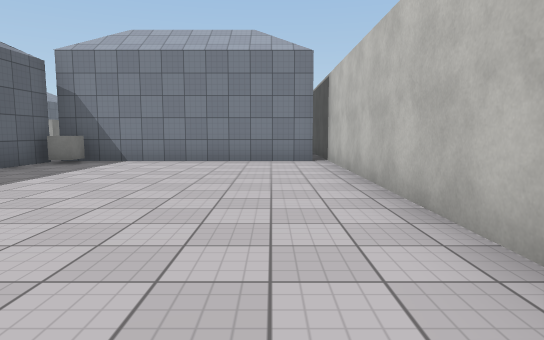
[1] (above)

24 first-person views from a walk through a Unity game level. The camera is 1.3 m above the floor, tilts 6° down and sees 75° across. The floor is counted in squares, 2 m on a side. Each view is taken from the middle of a square. On the plan, view 1 faces up. The plan holds only what a view shows up to about 10 squares ahead; the rest is blank. The place goes on beyond the plan. The player character is not drawn. Surface patterns are stand-ins for the level's own textures.

[2]
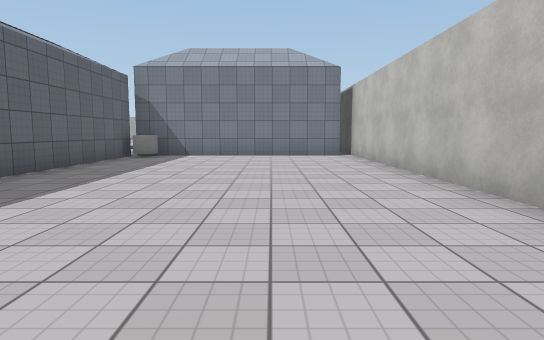

[3]
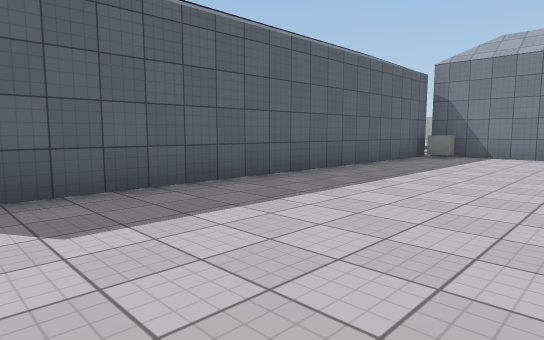

[4]
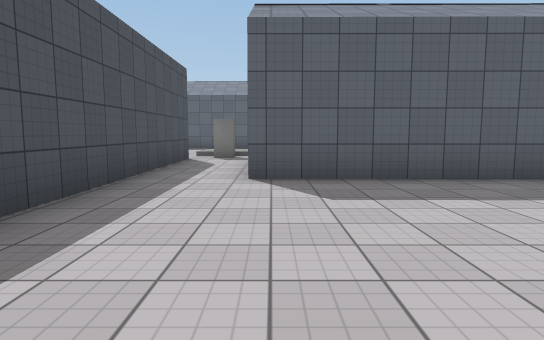

[5]
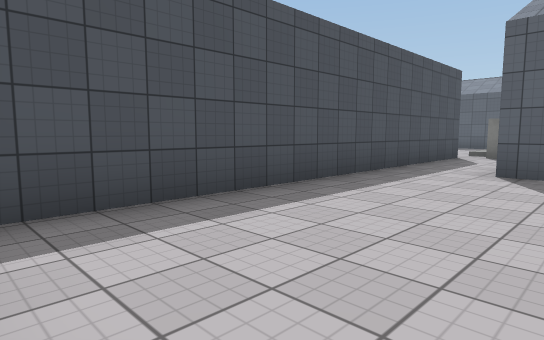

[6]
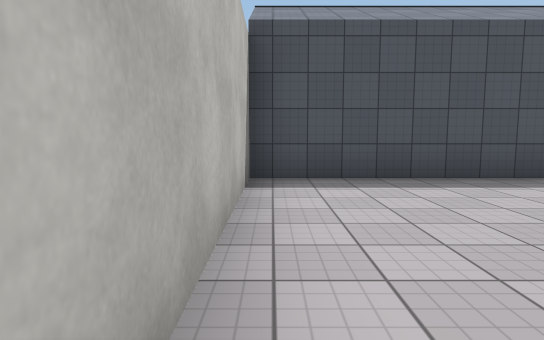

[7]
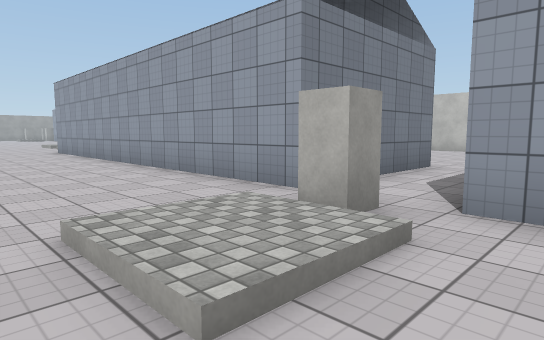

[8]
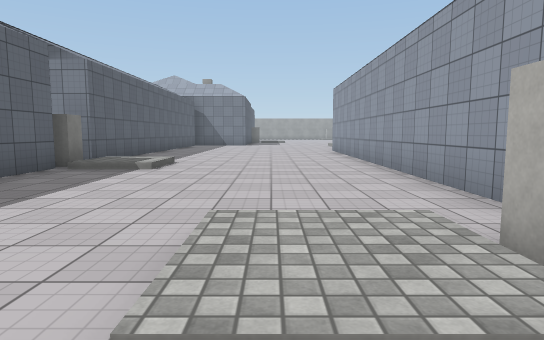

[9]
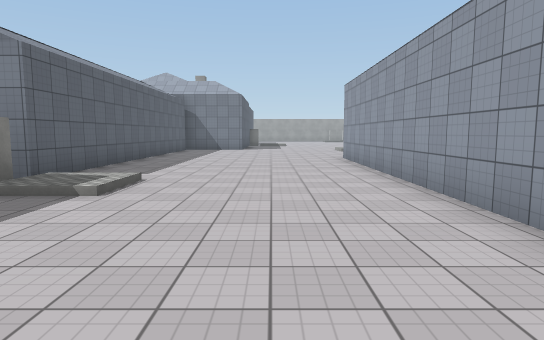

[10]
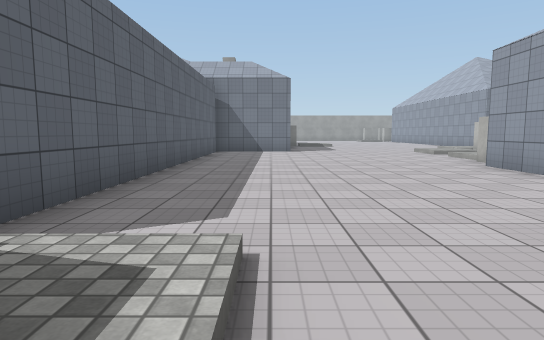

[11]
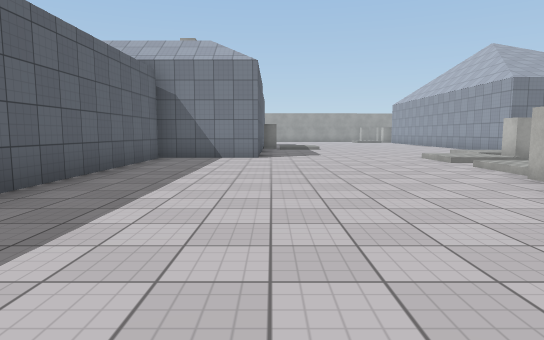

[12]
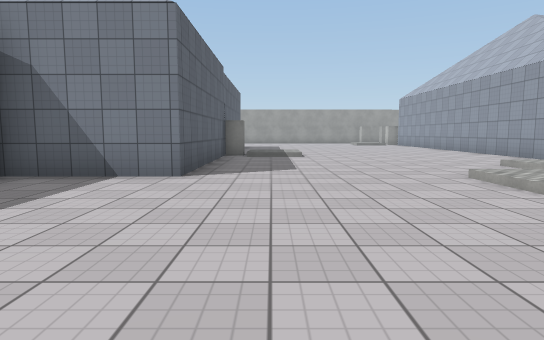

[13]
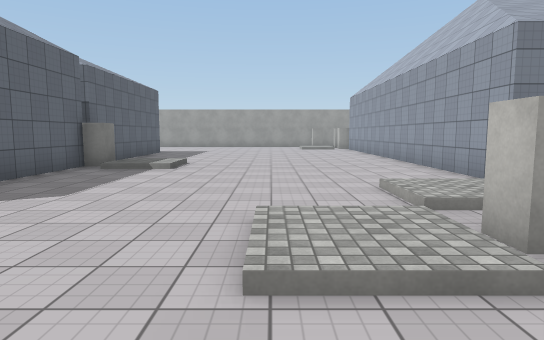

[14]
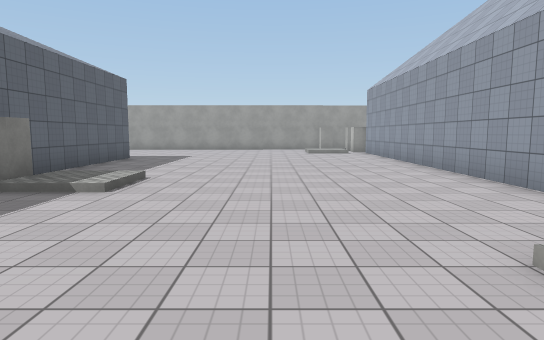

[15]
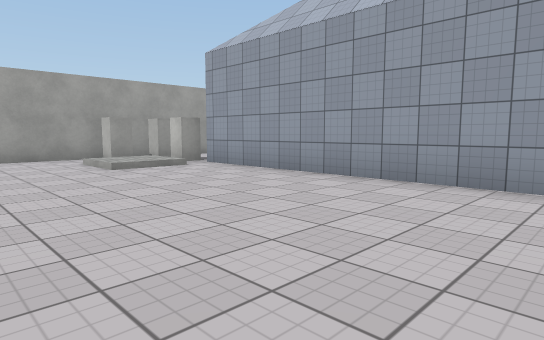

[16]
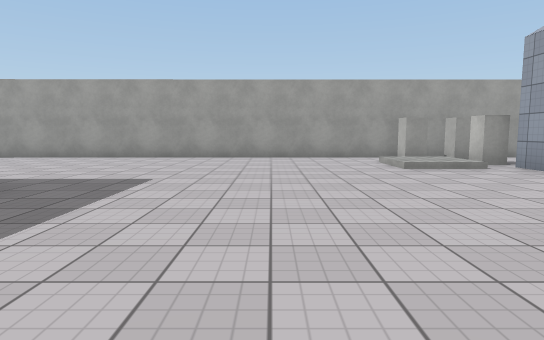

[17]
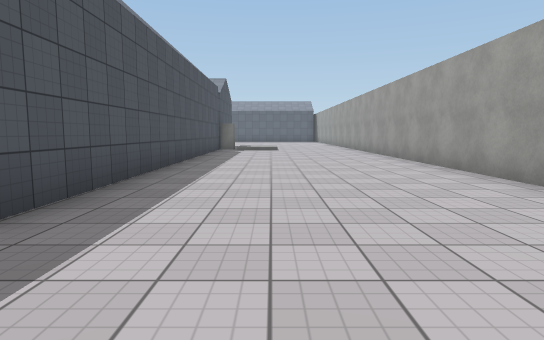

[18]
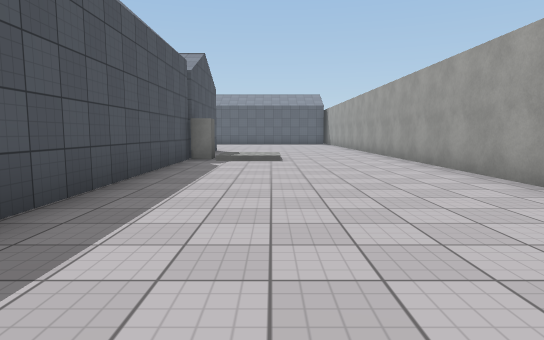

[19]
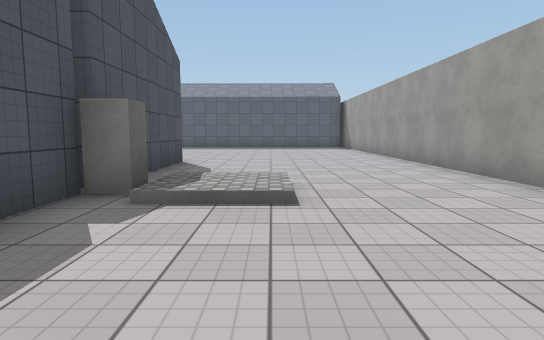

[20]
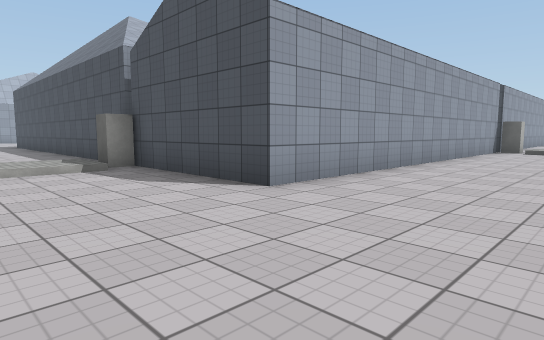

[21]
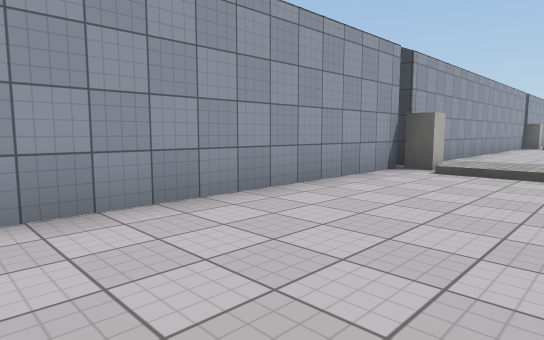

[22]
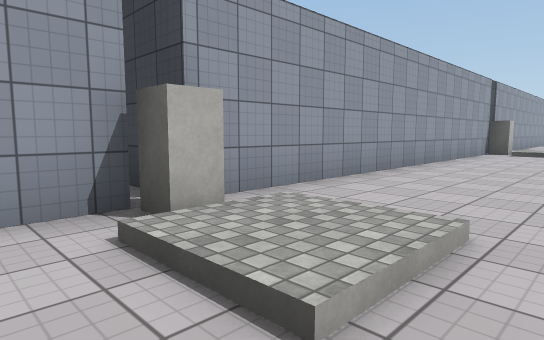

[23]
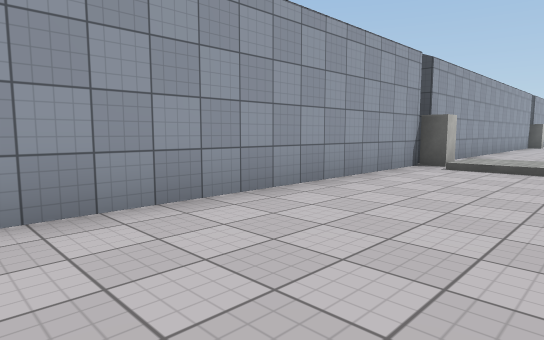

[24]
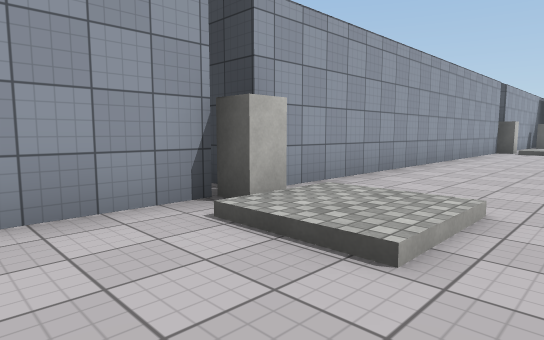

### Floor plan
Key: @ floor where view 1 was taken; # wall or solid block; . main floor; : floor 0.25 m higher than the main floor; / step, stairs or slope; O other object.
Columns run from 31 left of view 1 to 2 right of it. Each row starts with its distance up from view 1.
 30  #############################
 29  ........................OOO.
 28  ......................../OO
 27 .........................:OO
 26 .......//..................#
 25 .......:/..................#
 24 ...####O###########........#
 23 ...#              #........#
 22  ..#              #........#
 21  ..#              #........#
 20 ...#              #........#
 19 ...#              ##//.....#
 18 ...#              #O:/.....#
 17 ...#              #........#
 16 ...#              #........#
 15 ...#              #......//
 14 .//##           ###......:/
 13 .:/O#           #......//O
 12 ...##           #....../:.
 11 ...#            #......//
 10 ...#            #....../        #
  9 ...#            #......O  ########
  8 ...#            #......#  #O.....#
  7 ...#            #......#  #......#
  6 ...#            #......#  #......#
  5 ...#            #......#  #......#
  4 ...#            #......#  #......#
  3 .::O            #//....#  #......#
  2 .//##           O:/....#  #......#
  1 ...#            #......#  #......#
  0  ..#            #......#  #....@.#
 -1  ..#             ......#  #......#
 -2  ..#             ......####......#
 -3  ..#              ..:/O..........#
 -4  ..#               .//.###########
 -5  ..#               ...##
 -6   .#

Where each view was taken, in squares from view 1:
view 1: 0 up, 0 right, facing up
view 2: 2 down, 1 left, facing up
view 3: 2 down, 1 left, facing up-left
view 4: 2 down, 0 right, facing left
view 5: 1 down, 1 right, facing down-left
view 6: 1 up, 1 right, facing down
view 7: 5 down, 12 left, facing up-right
view 8: 5 down, 11 left, facing up
view 9: 3 down, 11 left, facing up
view 10: 1 up, 13 left, facing up
view 11: 4 up, 12 left, facing up
view 12: 8 up, 11 left, facing up
view 13: 10 up, 8 left, facing up
view 14: 13 up, 8 left, facing up
view 15: 20 up, 9 left, facing up-right
view 16: 20 up, 9 left, facing up
view 17: 26 up, 10 left, facing left
view 18: 26 up, 15 left, facing left
view 19: 26 up, 20 left, facing left
view 20: 27 up, 31 left, facing down-right
view 21: 20 up, 31 left, facing down-right
view 22: 15 up, 31 left, facing down-right
view 23: 10 up, 31 left, facing down-right
view 24: 5 up, 31 left, facing down-right
